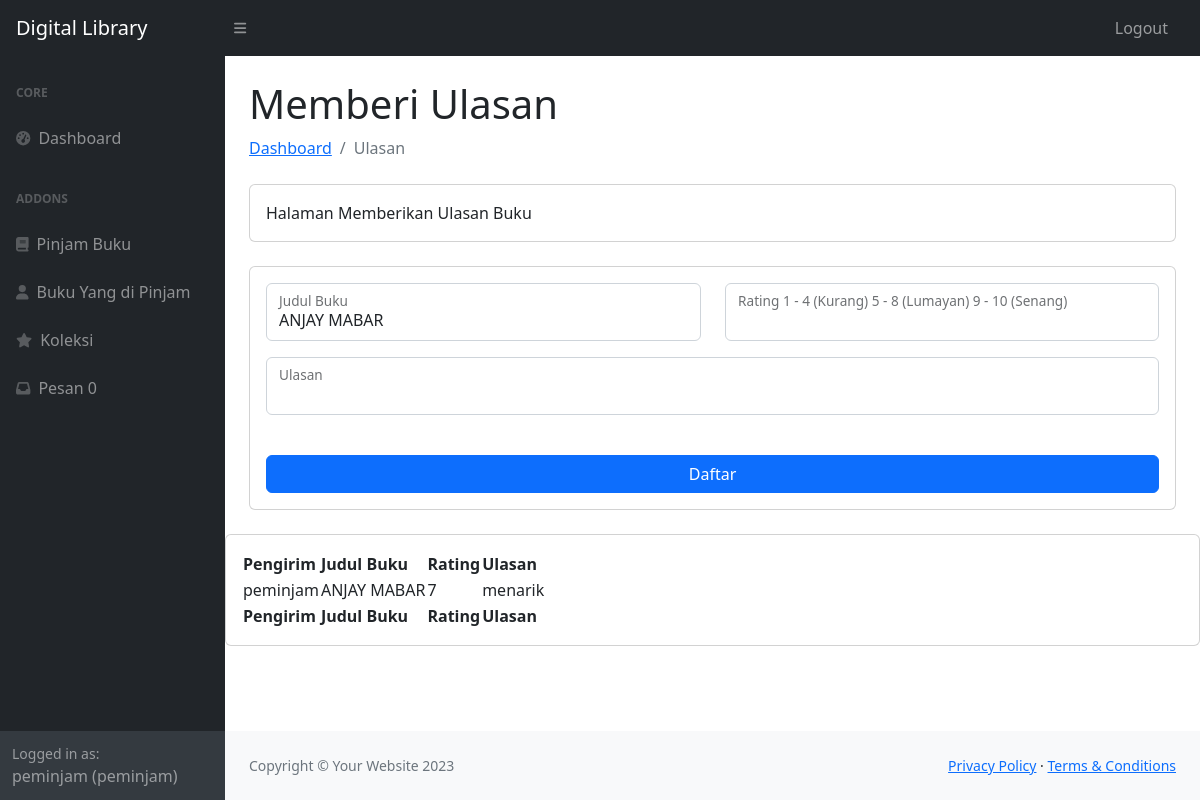
Screenshot of /user/ulasan.php?bukuID=6 (signed in) with the database file from the repository.
### tables this page shows
CREATE TABLE `user` (
  `userID` int(11) NOT NULL,
  `username` varchar(225) NOT NULL,
  `password` varchar(225) NOT NULL,
  `email` varchar(225) NOT NULL,
  `namalengkap` varchar(225) NOT NULL,
  `alamat` text NOT NULL,
  `level` varchar(225) NOT NULL
);

CREATE TABLE `buku` (
  `bukuID` int(11) NOT NULL,
  `judul` varchar(225) NOT NULL,
  `penulis` varchar(225) NOT NULL,
  `penerbit` varchar(225) NOT NULL,
  `tahunterbit` int(11) NOT NULL,
  `kontenbuku` text NOT NULL
);

CREATE TABLE `ulasanbuku` (
  `ulasanID` int(11) NOT NULL,
  `userID` int(11) NOT NULL,
  `bukuID` int(11) NOT NULL,
  `ulasan` text NOT NULL,
  `rating` int(11) NOT NULL,
  `judul` varchar(225) NOT NULL,
  `username` varchar(225) NOT NULL
);

### user/ulasan.php (the view, shortened to what this page needs)
<?php
include '../koneksi.php';
$id = $_GET['bukuID'];
$query1 = "SELECT * FROM buku WHERE bukuID='$id'";
$result1 = mysqli_query($conn, $query1);
$data = mysqli_fetch_assoc($result1);
?>
<!DOCTYPE html>
<html lang="en">
    <head>
        <link href="https://cdn.jsdelivr.net/npm/simple-datatables@7.1.2/dist/style.min.css" rel="stylesheet" />
        <link href="../css/styles.css" rel="stylesheet" />
    </head>
    <body class="sb-nav-fixed">
        <?php include 'nav.php'; ?>
            <div id="layoutSidenav_content">
                <main>
                    <div class="container-fluid px-4">
                        <h1 class="mt-4">Memberi Ulasan</h1>
                        <ol class="breadcrumb mb-4">
                            <li class="breadcrumb-item"><a href="index.php">Dashboard</a></li>
                            <li class="breadcrumb-item active">Ulasan</li>
                        </ol>
                        <div class="card mb-4">
                            <div class="card-body">
                                Halaman Memberikan Ulasan Buku
                            </div>
                        </div>
                        <div class="card mb-4">
                            <div class="card-body">
                            <form method="POST">
                                            <div class="row mb-3">
                                                <div class="col-md-6">
                                                    <div class="form-floating mb-3 mb-md-0">
                                                        <input class="form-control"  type="text" name="judul" value='<?php echo $data['judul']; ?>'/>
                                                        <label for="inputFirstName">Judul Buku</label>
                                                    </div>
                                                </div>
                                                <div class="col-md-6">
                                                    <div class="form-floating">
                                                        <input class="form-control" type="text" name="rating" />
                                                        <label for="inputLastName">Rating  1 - 4 (Kurang) 5 - 8 (Lumayan) 9 - 10 (Senang)</label>
                                                    </div>
                                                </div>
                                            </div>
                                            <div class="form-floating mb-3">
                                                <input class="form-control"  type="text" name="ulasan" />
                                                <label for="inputLastName">Ulasan</label>
                                            </div>
                                            <div class="mt-4 mb-0">
                                                <div class="d-grid"><button class="btn btn-primary btn-block" name="submit">Daftar</button></div>
                                            </div>
                                        </form>
                            </div>
                        </div>
                    </div>
                    <div class="card mb-4">
                            <div class="card-body">
                                <table id="datatablesSimple"  >
                                    <thead>
                                        <tr>
                                            <th>Pengirim</th>
                                            <th>Judul Buku</th>
                                            <th>Rating</th>
                                            <th>Ulasan</th>
                                        </tr>
                                    </thead>
                                    <tfoot>
                                        <tr>
                                            <th>Pengirim</th>
                                            <th>Judul Buku</th>
                                            <th>Rating</th>
                                            <th>Ulasan</th>
                                        </tr>
                                    </tfoot>
                                    <tbody >
                                    <?php
    include '../koneksi.php';
    $query = "SELECT * FROM ulasanbuku WHERE bukuID='$id'";
    $result = mysqli_query($conn, $query);
    if ($result) {
        while ($data = mysqli_fetch_assoc($result)) {
            echo "<tr >";
            echo "<td >" . $data['username'] . "</td>";
            echo "<td >" . $data['judul'] . "</td>";
            echo "<td>" . $data['rating'] . "</td>";
            echo "<td>" . $data['ulasan'] . "</td>";
            echo "</tr>";
        }
    } else {
        echo "Error: " . $query . "<br>" . mysqli_error($conn);
    }
    ?>
                                    </tbody>
                                </table>
                            </div>
                        </div>
                </main>
                <footer class="py-4 bg-light mt-auto">
                    <div class="container-fluid px-4">
                        <div class="d-flex align-items-center justify-content-between small">
                            <div class="text-muted">Copyright &copy; Your Website 2023</div>
                            <div>
                                <a href="#">Privacy Policy</a>
                                &middot;
                                <a href="#">Terms &amp; Conditions</a>
                            </div>
                        </div>
                    </div>
                </footer>
            </div>
        </div>
    </body>
</html>

### user/nav.php (shortened to what this page needs)
<nav class="sb-topnav navbar navbar-expand navbar-dark bg-dark">
            <a class="navbar-brand ps-3" href="###">Digital Library</a>
            <button class="btn btn-link btn-sm order-1 order-lg-0 me-4 me-lg-0" id="sidebarToggle" href="#!"><i class="fas fa-bars"></i></button>
            <ul class="navbar-nav ms-auto ms-md-0 me-3 me-lg-4">
                <li class="nav-item dropdown">
                    <a class="nav-link"href="../logout.php" >Logout</a>
                </li>
            </ul>
        </nav>
        <div id="layoutSidenav">
            <div id="layoutSidenav_nav">
                <nav class="sb-sidenav accordion sb-sidenav-dark" id="sidenavAccordion">
                    <div class="sb-sidenav-menu">
                        <div class="nav">
                            <div class="sb-sidenav-menu-heading">Core</div>
                            <a class="nav-link" href="index.php">
                                <div class="sb-nav-link-icon"><i class="fas fa-tachometer-alt"></i></div>
                                Dashboard
                            </a>
                            <div class="sb-sidenav-menu-heading">Addons</div>
                            <a class="nav-link" href="pinjambuku.php">
                                <div class="sb-nav-link-icon"><i class="fa-solid fa-book"></i></div>
                                Pinjam Buku
                            </a>
                            <a class="nav-link" href="kembalikan.php">
                                <div class="sb-nav-link-icon"><i class="fa-solid fa-user"></i></div>
                                 Buku Yang di Pinjam
                            </a>
                            <a class="nav-link" href="koleksi.php">
                                <div class="sb-nav-link-icon"><i class="fa-solid fa-star"></i></div>
                                Koleksi
                            </a>
                            <a class="nav-link" href="pesan.php">
                                <div class="sb-nav-link-icon"><i class="fa-solid fa-inbox"></i></div>
                                Pesan                                    <?php
include '../koneksi.php';
$query = "SELECT COUNT(*) AS total FROM pesan WHERE status='belum dibaca' and username='$_SESSION[username]' ";
$result = mysqli_query($conn, $query);
if ($result) {
    $row = mysqli_fetch_assoc($result);
    $total_pinjam = $row['total'];
    echo "$total_pinjam";
} else {
    echo "Error: " . $query . "<br>" . mysqli_error($conn);
}
?>
                            </a>
                        </div>
                    </div>
                    <div class="sb-sidenav-footer">
                    <?php
                    include '../koneksi.php';
        $tampilPeg    =mysqli_query($conn, "SELECT * FROM user WHERE username='$_SESSION[username]'");
        $peg    =mysqli_fetch_array($tampilPeg);
    ?>
                        <div class="small">Logged in as:</div>
                        <?php echo $_SESSION['username']; ?> (<?=$peg['level']?>)
                    </div>
                </nav>
            </div>

### rows the page displays
user: level "peminjam"
buku: judul "ANJAY MABAR"
ulasanbuku: username "peminjam", judul "ANJAY MABAR", rating "7", ulasan "menarik"

### other values shown
$total_pinjam "0"
$_SESSION['username'] "peminjam"
